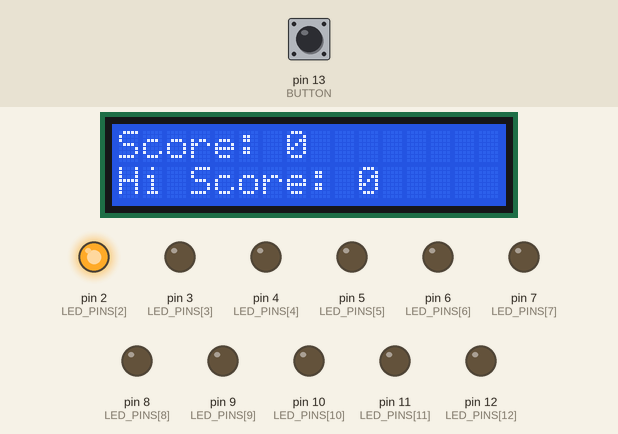
The sketch below on a simulated Arduino Uno, built with avr-gcc and run on an emulated ATmega328P. Shown: 16×2 character LCD, output pins drawn as LEDs (lit = HIGH). The inputs (shaded band) are chosen by the test bench; at power-on: pin 13 (BUTTON) HIGH. Pins used as bus, display or sensor lines are not drawn.

Above: at 1.2 s.
1.3 s: pin 13 (BUTTON) pulled LOW for 3.2 s
At 2.8 s:
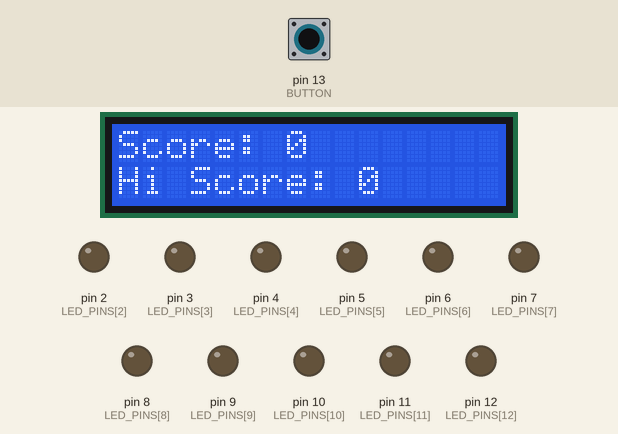
7.5 s: pin 13 (BUTTON) pulled LOW for 0.15 s
At 9.9 s:
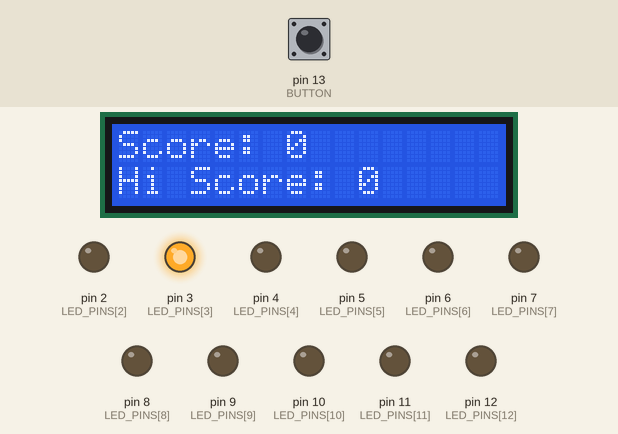
10.6 s: pin 13 (BUTTON) pulled LOW for 1 s
At 13.4 s:
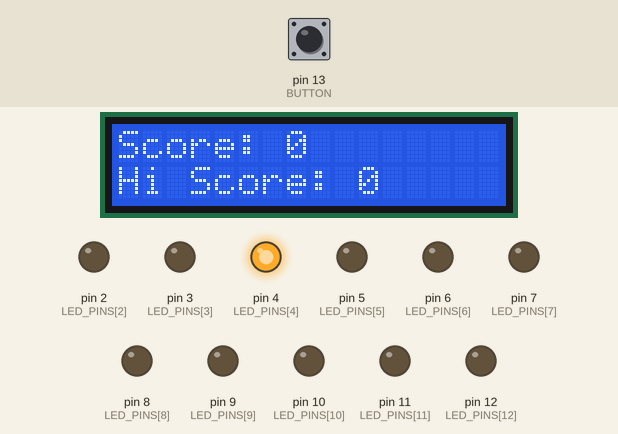
14.6 s: pin 13 (BUTTON) pulled LOW for 0.15 s
At 15.4 s:
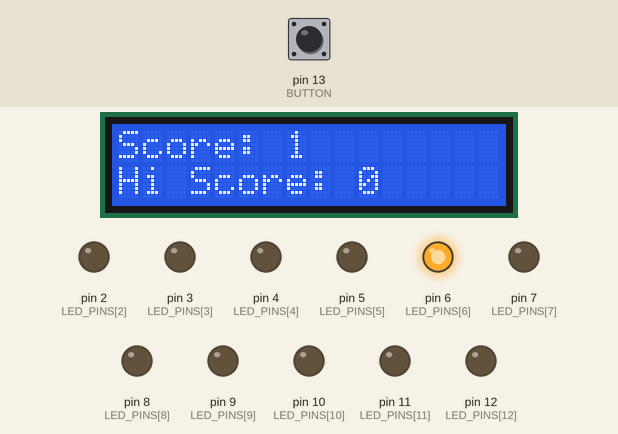
Timing chart, 0 to 66.7 s (numbered marks = the images above; inputs shaded):
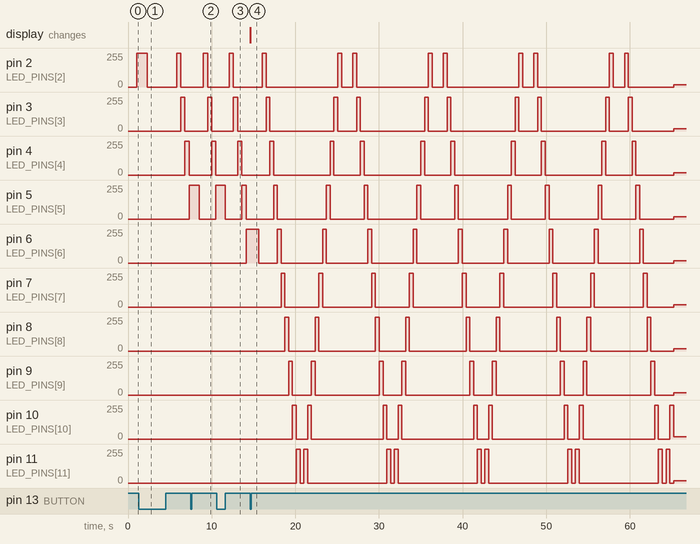

The sketch:

LightGame.ino
```cpp
/*********************************************
 * Program: LED Light Game
 * Programmer Adam Guidarini
 * Date: 2021-6-6
 *
 * Objective: Press the button while the LED
 * in the center is light
 *
 * Validated on a Raspberry Pi Pico.
 *********************************************/

#include<LiquidCrystal.h>
#include<stdint.h>

#define BUTTON 13
#define BASE_INTERVAL 500

LiquidCrystal lcd(16, 17,  18, 19, 20, 21);

// Set pin for button and array of pins for LEDs
const int8_t LED_PINS[] = {0, 1, 2, 3, 4, 5, 6, 7, 8, 9, 10, 11, 12};

int8_t currentLED = 0;

unsigned int interval = BASE_INTERVAL;
unsigned int timeLastStart = 0;
int timeMoveToNext = 0;

unsigned int score = 0;
unsigned int highScore = 0;

bool ascend = true;

/**
 * Initializes LCD display, outputs for LEDs, and input for button.
 */
void setup()
{
  Serial.begin(9600);

  for(int i = 1; i <= 13; i++)
  {
    pinMode(i, OUTPUT);
  }

  pinMode(BUTTON, INPUT_PULLUP);
  digitalWrite(LED_PINS[0], HIGH);

  lcd.begin(16,2);

  lcd.print("Score: ");
  lcd.print(score);
  lcd.setCursor(0,1);
  lcd.print("Hi Score: ");
  lcd.print(highScore);

  timeLastStart = millis();
}

/**
 * Checks whether or not to change the direction of lights,
 * checks if a light needs to be changed or not, then checks
 * whether or not the button is pressed.
 */
void loop()
{
  ascend = setDirection(ascend, currentLED);
  changeLight(LED_PINS, currentLED, timeLastStart, interval, ascend);
  checkButton(BUTTON, currentLED, score, interval, highScore);
}
```

inputHandling.ino
```cpp
/**
 * Checks to see if the button is pressed an reacts accordingly.
 * @param button The pin number for the button the user interacts with.
 * @param currentLed The currently light LED.
 * @param score The current number of points earned by the player.
 * @param interval The number of milliseconds to wait before changing lights.
 * @param highScore The highest score recorded.
 */
void checkButton(int button, int8_t& currentLed, unsigned int& score, unsigned int& interval, unsigned int& highScore)
{
  if (digitalRead(button) == LOW)
  {
     checkLed(currentLed, score, interval, highScore);
  }
}

/**
 * Checks the current LED to see if it matches the center LED. If it does, the score is
 * updated, if not the score is compared to the high score which is then set to be equal
 * to score if score is greater. Afterward, there is a 1 second delay afterwhich the current
 * LED is set to low and then set to 0, then set to high.
 * @param currentLed The currently light LED.
 * @param score The number of points earned by the user.
 * @param itnerval The number of seconds to wait before switching LEDs.
 * @param The highest score recorded.
 */
void checkLed(int8_t& currentLed, unsigned int& score, unsigned int& interval, unsigned int& highScore)
{
  if (currentLed == 6)
  {
    score++;
    lcd.setCursor(7,0);
    lcd.print(score);
    interval *= .90;
  }
  else
  {
    lcd.setCursor(7,0);
    lcd.print("0        ");
    interval = BASE_INTERVAL;

    if (score > highScore)
    {
      highScore = score;
      lcd.setCursor(10,1);
      lcd.print(highScore);
    }

    score = 0;
  }

  delay(1000);
  digitalWrite(currentLed, LOW);
  currentLed = 0;
  digitalWrite(currentLed, HIGH);
}
```

lightControl.ino
```cpp
/**
 * Checks to see if it's time to change lights and changes if it is time to do so
 * @param LEDs An array of LEDs where each element represents a pin in connected to an LED.
 * @param currentLight The currently light LED.
 * @param startTime The time currentLed was set to high.
 * @param interval The number of milliseconds to wait before changing lights.
 * @param ascend True if interating through array from lowest to highest, else false.
 */
void changeLight(const int8_t LEDs[], int8_t& currentLight, unsigned int& startTime, unsigned int interval, bool ascend)
{
  if (millis() > startTime + interval)
  {
    if(ascend)
    {
      digitalWrite(LEDs[currentLight], LOW);
      currentLight++;
      digitalWrite(LEDs[currentLight], HIGH);
    }
    else
    {
      digitalWrite(LEDs[currentLight], LOW);
      currentLight--;
      digitalWrite(LEDs[currentLight], HIGH);
    }

    startTime = millis();
  }
}

/**
 * Sets the direction of the LEDs
 * @param dir True if direction is ascending
 *    (moving from lowest to highest element in array),
 *    else false
 * @param LED The currently light LED.
 */
bool setDirection(bool dir, int LED)
{
   if (dir && LED != 12)
    return true;
   else if (!dir && LED == 0)
    return true;
   else
    return false;
}
```

Measured:
- after the input at 1.3 s, pin 2 (LED_PINS[2]): 255/255 → 0/255 after 1.0 s instead of 0.27 s; pin 6 (LED_PINS[6]): stays 0/255 (without the input it goes to 255/255 after 1.8 s)
- after the input at 7.5 s, pin 2 (LED_PINS[2]): 0/255 → 255/255 after 1.5 s, → 0/255 0.50 s later; pin 3 (LED_PINS[3]): 0/255 → 255/255 after 2.0 s, → 0/255 0.50 s later
- after the input at 10.6 s, pin 2 (LED_PINS[2]): 0/255 → 255/255 after 1.5 s, → 0/255 0.50 s later; pin 3 (LED_PINS[3]): 0/255 → 255/255 after 2.0 s, → 0/255 0.50 s later
- after the input at 14.6 s, the display: changes at once (image 4)
